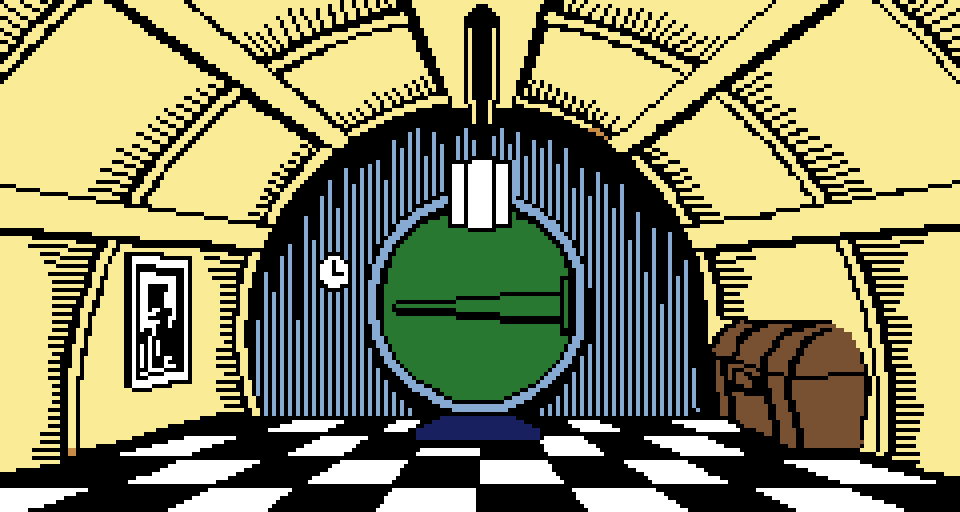
#> input picture locpics/01 a comfortable tunnel like hall (mac 01).png, 960 x 512 px; its folder holds 2 pictures in this run
$ python locpics.py ../locpics '../locpics/02 the forest road (mac 44).png'
#> lines starting #> are read from the running program, lines starting #| are printed output that depends on the picture
#!/usr/bin/env python3
"""Packs the per-location pictures for the web page.

usage: locpics.py <folder> [out.json]

The folder holds one PNG per Spectrum location, named "<room number in hex> <anything>.png"
(as in the downloadable set: "05 the trolls clearing (mac 03).png").  Pictures are 240x128
pixel art, or that at an exact multiple (the set is shipped at 4x, 960x512); larger ones are
reduced by taking the commonest colour of each block, so edits made on the 4x grid survive
untouched.  Identical pictures are stored once.
"""
import base64, collections, io, json, os, re, sys
from PIL import Image

W, H = 240, 128


def reduce(im):
    im = im.convert('RGB')
    w, h = im.size
    if (w, h) == (W, H):
        return im
    if w % W or h % H or w // W != h // H:
        raise ValueError('picture is %dx%d, not a multiple of %dx%d' % (w, h, W, H))
    f = w // W
    px = im.load()
    out = Image.new('RGB', (W, H))
    op = out.load()
    for y in range(H):
        for x in range(W):
            block = [px[x * f + i, y * f + j] for j in range(f) for i in range(f)]
            op[x, y] = collections.Counter(block).most_common(1)[0][0]
    return out


def png_bytes(im):
    # an exact palette image (the pictures have a few dozen colours) is a fraction of the size of RGB
    colours = sorted(set(im.getdata()))
    buf = io.BytesIO()
    if len(colours) <= 256:
        index = {c: i for i, c in enumerate(colours)}
        pal = Image.new('P', im.size)
        pal.putpalette([v for c in colours for v in c] + [0] * (768 - 3 * len(colours)))
        pal.putdata([index[c] for c in im.getdata()])
        pal.save(buf, 'PNG', optimize=True)
    else:
        im.save(buf, 'PNG', optimize=True)
    return buf.getvalue()


def main(folder, out_path):
#> called with folder = '../locpics'
    rooms, images, keys = {}, {}, {}
    for name in sorted(os.listdir(folder)):
        m = re.match(r'^([0-9a-fA-F]{2})\b.*\.png$', name)
        if not m:
            continue
        room = m.group(1).lower()
        im = reduce(Image.open(os.path.join(folder, name)))
#> in reduce, im is the input picture: PIL image 960x512 RGB; mean R, G, B 138.6, 137.6, 99.8
#> in reduce, `out = Image.new('RGB', (W, H))`: out: PIL image 240x128 RGB; every value is 0
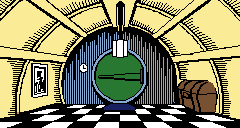
#> im: PIL image 240x128 RGB; mean R, G, B 138.6, 137.6, 99.8
        data = png_bytes(im)
#> in png_bytes, `colours = sorted(set(im.getdata()))`: colours = [(0, 0, 0), (24, 32, 96), (40, 120, 50), (120, 80, 50), (135, 170, 210), (200, 140, 70), (250, 235, 150), (255, 255, 255)]
#> in png_bytes, `index = {c: i for i, c in enumerate(colours)}`: index = {(0, 0, 0): 0, (24, 32, 96): 1, (40, 120, 50): 2, (120, 80, 50): 3, (135, 170, 210): 4, (200, 140, 70): 5, (250, 235, 150): 6, (255, 255, 255): 7}
        key = keys.setdefault(data, 'p%d' % len(keys))
#> key = 'p0'
        images[key] = base64.b64encode(data).decode()
        rooms[room] = key
#> pass 2 of the loop in main, `for name in sorted(os.listdir(folder)):`:
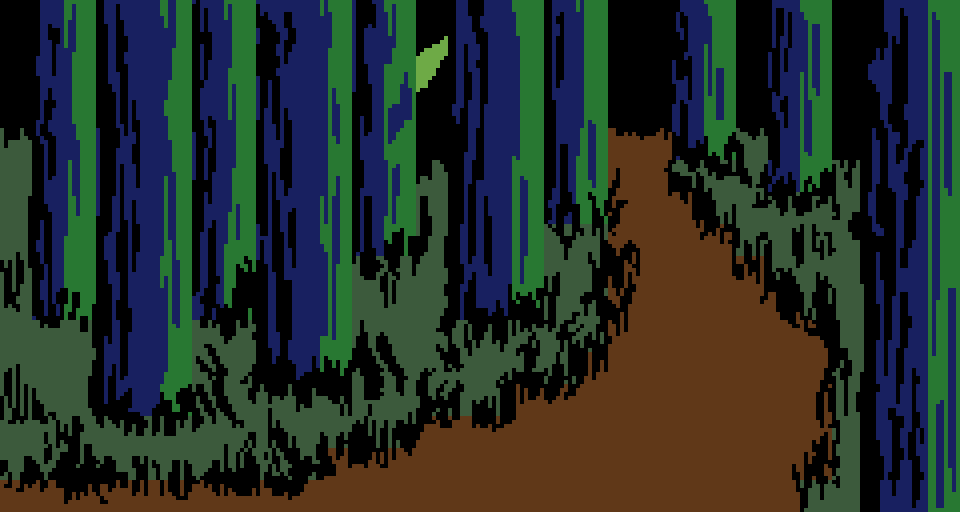
#> input picture locpics/02 the forest road (mac 44).png, 960 x 512 px
#> in reduce, im is the input picture: PIL image 960x512 RGB; mean R, G, B 37.5, 47.6, 42.2
#> in main, `im = reduce(Image.open(os.path.join(folder, name)))`:
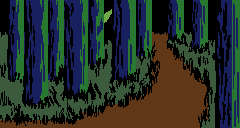
#> im: PIL image 240x128 RGB; mean R, G, B 37.5, 47.6, 42.2
#> key = 'p1'
    json.dump({'rooms': rooms, 'images': images}, open(out_path, 'w'), separators=(',', ':'))
    print('%d locations, %d distinct pictures, %d bytes' % (len(rooms), len(images), os.path.getsize(out_path)))
#| 2 locations, 2 distinct pictures, 9646 bytes


if __name__ == '__main__':
    main(sys.argv[1], sys.argv[2] if len(sys.argv) > 2 else 'locpics.json')
